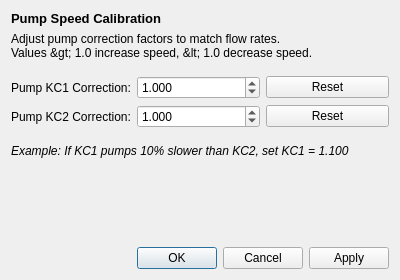
<?xml version="1.0" encoding="UTF-8"?>
<ui version="4.0">
 <class>PumpCalibrationDialog</class>
 <widget class="QDialog" name="PumpCalibrationDialog">
  <property name="geometry">
   <rect>
    <x>0</x>
    <y>0</y>
    <width>400</width>
    <height>280</height>
   </rect>
  </property>
  <property name="windowTitle">
   <string>Internal Pump Calibration</string>
  </property>
  <property name="modal">
   <bool>true</bool>
  </property>
  <layout class="QVBoxLayout" name="verticalLayout">
   <item>
    <widget class="QLabel" name="label_title">
     <property name="text">
      <string>&lt;html&gt;&lt;head/&gt;&lt;body&gt;&lt;p&gt;&lt;span style=&quot; font-size:10pt; font-weight:600;&quot;&gt;Pump Speed Calibration&lt;/span&gt;&lt;/p&gt;&lt;/body&gt;&lt;/html&gt;</string>
     </property>
    </widget>
   </item>
   <item>
    <widget class="QLabel" name="label_description">
     <property name="text">
      <string>Adjust pump correction factors to match flow rates. 
Values &gt; 1.0 increase speed, &lt; 1.0 decrease speed.</string>
     </property>
     <property name="wordWrap">
      <bool>true</bool>
     </property>
    </widget>
   </item>
   <item>
    <spacer name="verticalSpacer_1">
     <property name="orientation">
      <enum>Qt::Vertical</enum>
     </property>
     <property name="sizeType">
      <enum>QSizePolicy::Fixed</enum>
     </property>
     <property name="sizeHint" stdset="0">
      <size>
       <width>20</width>
       <height>10</height>
      </size>
     </property>
    </spacer>
   </item>
   <item>
    <layout class="QFormLayout" name="formLayout">
     <item row="0" column="0">
      <widget class="QLabel" name="label_pump1">
       <property name="text">
        <string>Pump KC1 Correction:</string>
       </property>
      </widget>
     </item>
     <item row="0" column="1">
      <layout class="QHBoxLayout" name="horizontalLayout_pump1">
       <item>
        <widget class="QDoubleSpinBox" name="pump1_spinbox">
         <property name="decimals">
          <number>3</number>
         </property>
         <property name="minimum">
          <double>0.500</double>
         </property>
         <property name="maximum">
          <double>2.000</double>
         </property>
         <property name="singleStep">
          <double>0.010</double>
         </property>
         <property name="value">
          <double>1.000</double>
         </property>
        </widget>
       </item>
       <item>
        <widget class="QPushButton" name="pump1_reset_btn">
         <property name="text">
          <string>Reset</string>
         </property>
         <property name="maximumWidth">
          <number>60</number>
         </property>
        </widget>
       </item>
      </layout>
     </item>
     <item row="1" column="0">
      <widget class="QLabel" name="label_pump2">
       <property name="text">
        <string>Pump KC2 Correction:</string>
       </property>
      </widget>
     </item>
     <item row="1" column="1">
      <layout class="QHBoxLayout" name="horizontalLayout_pump2">
       <item>
        <widget class="QDoubleSpinBox" name="pump2_spinbox">
         <property name="decimals">
          <number>3</number>
         </property>
         <property name="minimum">
          <double>0.500</double>
         </property>
         <property name="maximum">
          <double>2.000</double>
         </property>
         <property name="singleStep">
          <double>0.010</double>
         </property>
         <property name="value">
          <double>1.000</double>
         </property>
        </widget>
       </item>
       <item>
        <widget class="QPushButton" name="pump2_reset_btn">
         <property name="text">
          <string>Reset</string>
         </property>
         <property name="maximumWidth">
          <number>60</number>
         </property>
        </widget>
       </item>
      </layout>
     </item>
    </layout>
   </item>
   <item>
    <spacer name="verticalSpacer_2">
     <property name="orientation">
      <enum>Qt::Vertical</enum>
     </property>
     <property name="sizeType">
      <enum>QSizePolicy::Fixed</enum>
     </property>
     <property name="sizeHint" stdset="0">
      <size>
       <width>20</width>
       <height>10</height>
      </size>
     </property>
    </spacer>
   </item>
   <item>
    <widget class="QLabel" name="label_info">
     <property name="text">
      <string>&lt;html&gt;&lt;head/&gt;&lt;body&gt;&lt;p&gt;&lt;span style=&quot; font-style:italic;&quot;&gt;Example: If KC1 pumps 10% slower than KC2, set KC1 = 1.100&lt;/span&gt;&lt;/p&gt;&lt;/body&gt;&lt;/html&gt;</string>
     </property>
     <property name="wordWrap">
      <bool>true</bool>
     </property>
    </widget>
   </item>
   <item>
    <spacer name="verticalSpacer">
     <property name="orientation">
      <enum>Qt::Vertical</enum>
     </property>
     <property name="sizeHint" stdset="0">
      <size>
       <width>20</width>
       <height>40</height>
      </size>
     </property>
    </spacer>
   </item>
   <item>
    <widget class="QDialogButtonBox" name="buttonBox">
     <property name="orientation">
      <enum>Qt::Horizontal</enum>
     </property>
     <property name="standardButtons">
      <set>QDialogButtonBox::Apply|QDialogButtonBox::Cancel|QDialogButtonBox::Ok</set>
     </property>
    </widget>
   </item>
  </layout>
 </widget>
 <resources/>
 <connections>
  <connection>
   <sender>buttonBox</sender>
   <signal>accepted()</signal>
   <receiver>PumpCalibrationDialog</receiver>
   <slot>accept()</slot>
   <hints>
    <hint type="sourcelabel">
     <x>248</x>
     <y>254</y>
    </hint>
    <hint type="destinationlabel">
     <x>157</x>
     <y>274</y>
    </hint>
   </hints>
  </connection>
  <connection>
   <sender>buttonBox</sender>
   <signal>rejected()</signal>
   <receiver>PumpCalibrationDialog</receiver>
   <slot>reject()</slot>
   <hints>
    <hint type="sourcelabel">
     <x>316</x>
     <y>260</y>
    </hint>
    <hint type="destinationlabel">
     <x>286</x>
     <y>274</y>
    </hint>
   </hints>
  </connection>
 </connections>
</ui>
